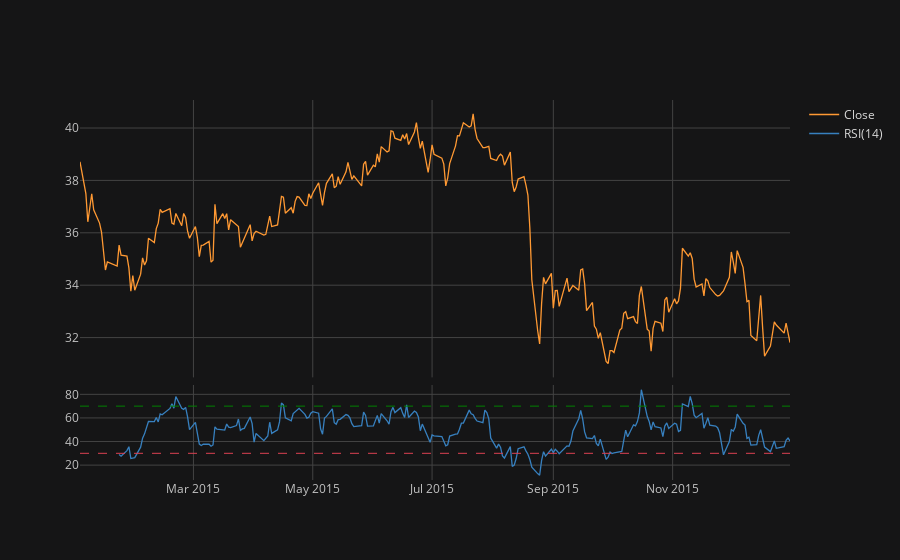

The notebook cell saved with this chart:
### Code cell
ms_15.ta_plot(study='rsi',periods=14,theme = 'solar')

### Figure 1 — Plotly figure (JSON) as saved in the notebook; plotly's stock layout.template omitted (floating-point values rounded to 4 significant figures; data arrays with more than 128 entries replaced by an {"elided": "..."} marker saying what was removed)
{"data": [{"line": {"color": "rgba(255, 153, 51, 1.0)", "dash": "solid", "shape": "linear", "width": 1.3}, "mode": "lines", "name": "Close", "text": "", "type": "scatter", "x": {"elided": "252 str values"}, "xaxis": "x", "y": {"elided": "252 float values"}, "yaxis": "y"}, {"line": {"color": "rgba(55, 128, 191, 1.0)", "dash": "solid", "shape": "linear", "width": 1.3}, "mode": "lines", "name": "RSI(14)", "text": "", "type": "scatter", "x": {"elided": "252 str values"}, "xaxis": "x2", "y": {"elided": "252 mixed values"}, "yaxis": "y2"}], "layout": {"legend": {"bgcolor": "#151516", "font": {"color": "#D9D9D9"}}, "paper_bgcolor": "#151516", "plot_bgcolor": "#151516", "shapes": [{"line": {"color": "#008000", "dash": "dash", "width": 1}, "type": "line", "x0": 0, "x1": 1, "xref": "paper", "y0": 70, "y1": 70, "yref": "y2"}, {"line": {"color": "#db4052", "dash": "dash", "width": 1}, "type": "line", "x0": 0, "x1": 1, "xref": "paper", "y0": 30, "y1": 30, "yref": "y2"}], "title": {"font": {"color": "#D9D9D9"}}, "xaxis": {"anchor": "y", "domain": [0, 1], "gridcolor": "#434343", "matches": "x2", "showgrid": true, "showticklabels": false, "tickfont": {"color": "#C2C2C2"}, "title": {"font": {"color": "#D9D9D9"}, "text": ""}, "zerolinecolor": "#666570"}, "xaxis2": {"anchor": "y2", "domain": [0, 1], "gridcolor": "#434343", "showgrid": true, "tickfont": {"color": "#C2C2C2"}, "title": {"font": {"color": "#D9D9D9"}, "text": ""}, "zerolinecolor": "#666570"}, "yaxis": {"anchor": "x", "domain": [0.27, 1], "gridcolor": "#434343", "showgrid": true, "tickfont": {"color": "#C2C2C2"}, "title": {"font": {"color": "#D9D9D9"}, "text": ""}, "zerolinecolor": "#666570"}, "yaxis2": {"anchor": "x2", "domain": [0, 0.25], "gridcolor": "#434343", "showgrid": true, "tickfont": {"color": "#C2C2C2"}, "title": {"font": {"color": "#D9D9D9"}, "text": ""}, "zerolinecolor": "#666570"}}}
